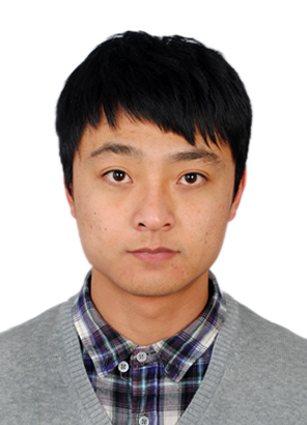
#> input picture Resource/zhengjianzhao.jpg, 307 x 425 px
$ python imgprocess.py
#> lines starting #> are read from the running program, lines starting #| are printed output that depends on the picture; after the words box and inside, x2 and y2 are one past the last pixel; in counts of white or black regions, pixels touching at a corner belong together
import cv2
import numpy as np

def empty(a):
    pass


path = 'Resource/zhengjianzhao.jpg'
cv2.namedWindow("TrackBars")
cv2.resizeWindow("TrackBars",640,240)
cv2.createTrackbar("H_min","TrackBars",1,179,empty)
cv2.createTrackbar("H_max","TrackBars",179,179,empty)
cv2.createTrackbar("S_min","TrackBars",0,255,empty)
cv2.createTrackbar("S_max","TrackBars",255,255,empty)
cv2.createTrackbar("V_min","TrackBars",0,255,empty)
cv2.createTrackbar("V_max","TrackBars",255,255,empty)

while True:
    img = cv2.imread(path)
#> img is the input picture: shape (425, 307, 3); mean B, G, R 160.2, 165.9, 178.7
    imgHSV = cv2.cvtColor(img,cv2.COLOR_BGR2HSV)
#> imgHSV: shape (425, 307, 3); mean H, S, V 40.5, 39.5, 180.8

    h_min = cv2.getTrackbarPos("H_min","TrackBars")
    h_max = cv2.getTrackbarPos("H_max","TrackBars")
    s_min = cv2.getTrackbarPos("S_min","TrackBars")
    s_max = cv2.getTrackbarPos("S_max","TrackBars")
    v_min = cv2.getTrackbarPos("V_min","TrackBars")
    v_max = cv2.getTrackbarPos("V_max","TrackBars")
    lower = np.array([h_min,s_min,v_min])
    upper = np.array([h_max,s_max,v_max])
    mask = cv2.inRange(imgHSV,lower,upper)
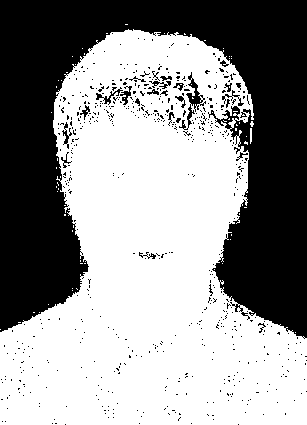
#> mask: shape (425, 307); 58.8% white; 620 black regions (595 under 20 px), largest, box (x1, y1, x2, y2) and area: (0, 0, 307, 339) 51027, (179, 72, 206, 130) 346, (96, 87, 123, 105) 109
    imgResult = cv2.bitwise_and(img,img,mask=mask)
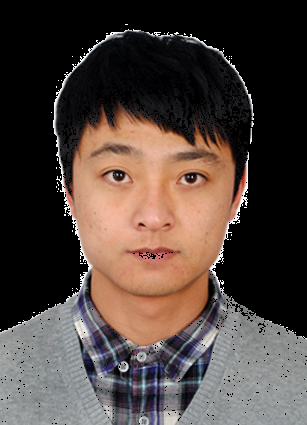
#> imgResult: shape (425, 307, 3); mean B, G, R 61.1, 66.8, 79.5
    cv2.imshow("Original",img)
    cv2.imshow("HSV",imgHSV)
    cv2.imshow("Mask",mask)
    cv2.imshow("imgResult",imgResult)
    cv2.waitKey(1)

$ run again, with Resource/Hand_0000372.jpg copied over Resource/zhengjianzhao.jpg
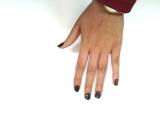
#> input picture Resource/Hand_0000372.jpg, 160 x 120 px
#> img is the input picture: shape (120, 160, 3); mean B, G, R 220.4, 226.1, 236.1
#> imgHSV: shape (120, 160, 3); mean H, S, V 15.7, 24.8, 236.7
#> `mask = cv2.inRange(imgHSV,lower,upper)`:
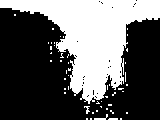
#> mask: shape (120, 160); 37.7% white; 50 white regions (47 under 20 px), largest, box (x1, y1, x2, y2) and area: (0, 0, 160, 104) 6969, (94, 114, 108, 120) 31, (84, 106, 90, 114) 23
#> `imgResult = cv2.bitwise_and(img,img,mask=mask)`:
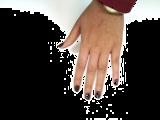
#> imgResult: shape (120, 160, 3); mean B, G, R 61.6, 67.4, 77.3

$ run again, with Resource/Hand_0000374.jpg copied over Resource/zhengjianzhao.jpg
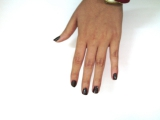
#> input picture Resource/Hand_0000374.jpg, 160 x 120 px
#> img is the input picture: shape (120, 160, 3); mean B, G, R 218.5, 224.5, 233.8
#> imgHSV: shape (120, 160, 3); mean H, S, V 15.5, 24.3, 234.6
#> `mask = cv2.inRange(imgHSV,lower,upper)`:
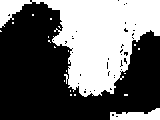
#> mask: shape (120, 160); 41.3% white; 20 white regions (18 under 20 px), largest, box (x1, y1, x2, y2) and area: (0, 0, 160, 97) 7469, (110, 108, 160, 120) 397
#> `imgResult = cv2.bitwise_and(img,img,mask=mask)`:
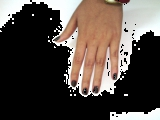
#> imgResult: shape (120, 160, 3); mean B, G, R 69, 75, 84.3
